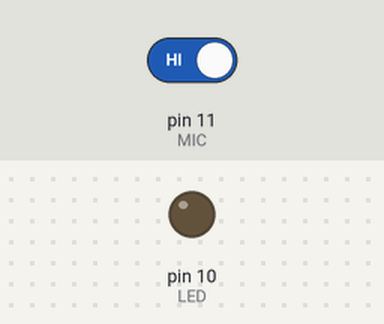
This sketch was run on a simulated Arduino Uno, built with avr-gcc and run on an emulated ATmega328P. Parts: output pins drawn as LEDs (lit = HIGH). Dashed ring = blinking. Inputs (shaded band) come from the test bench; at power-on: pin 11 (MIC) HIGH.

Above: at 1.2 s.
1.3 s: pin 11 (MIC) driven LOW
At 1.7 s:
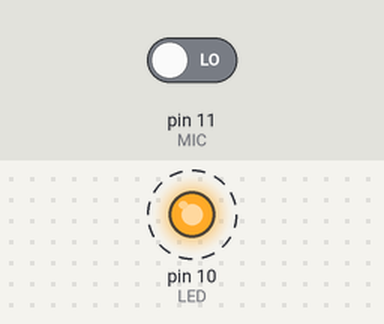
4.3 s: pin 11 (MIC) driven HIGH
At 5.3 s:
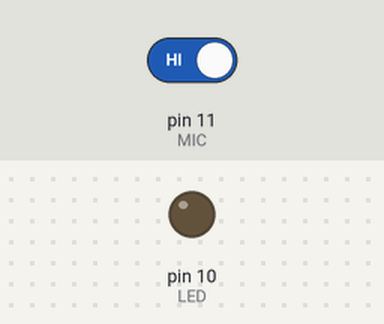
Timing chart, 0 to 7.3 s (numbered marks = the images above; inputs shaded):
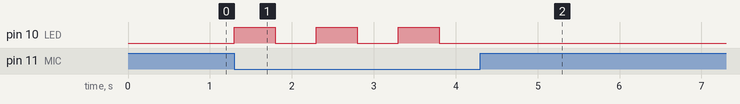

Measured:
- after the input at 1.3 s, pin 10 (LED): alternates HIGH for 0.50 s and LOW for 0.50 s, starting at once
- after the input at 4.3 s, pin 10 (LED): stops changing and stays LOW

The sketch:

KY-037_Test.ino
```cpp
int MIC = 11;        // D11 de modulo a pin 2
int LED = 10;        // anodo de LED a pin 3
int VALOR;        // variable para almacenar valor de D0
int ESTADO;       // variable para almacenar estado del LED


void setup(){
  pinMode(MIC, INPUT);      // pin 11 como entrada
  pinMode(LED, OUTPUT);     // pin 10 como salida
}


void loop(){
  VALOR = digitalRead(MIC);   // obtiene valor de A0
  if (VALOR == LOW){     // si A0 tiene un valor alto
    ESTADO = digitalRead(LED);    // almacena estado del led (encendido o apagado)
    digitalWrite(LED, !ESTADO);   // escribe en LED el valor opuesto al que tenia
    delay(500);       // demora de medio seg. para evitar pulsos espureos
  }
}
```
